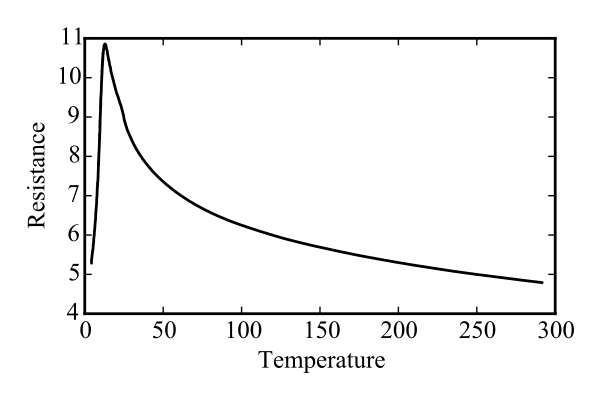

Recreate this plot in Python.
from Stoner import Data
from Stoner.PlotFormats import JTBPlotStyle

d=Data("../sample.txt",setas="xy",template=JTBPlotStyle)
d.plot()
